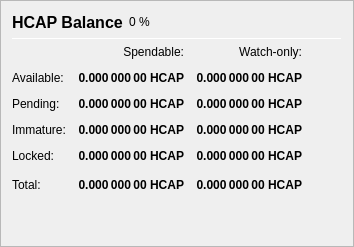
                   <widget class="QFrame" name="frame_Balances">
                    <property name="frameShape">
                     <enum>QFrame::StyledPanel</enum>
                    </property>
                    <property name="frameShadow">
                     <enum>QFrame::Raised</enum>
                    </property>
                    <layout class="QVBoxLayout" name="verticalLayout_4">
                     <item>
                      <layout class="QHBoxLayout" name="horizontalLayout_4">
                       <item>
                        <widget class="QLabel" name="label_5">
                         <property name="minimumSize">
                          <size>
                           <width>0</width>
                           <height>20</height>
                          </size>
                         </property>
                         <property name="font">
                          <font>
                           <pointsize>12</pointsize>
                           <weight>75</weight>
                           <bold>true</bold>
                          </font>
                         </property>
                         <property name="text">
                          <string>HCAP Balance</string>
                         </property>
                        </widget>
                       </item>
                       <item>
                        <widget class="QLabel" name="labelHCAPPercent">
                         <property name="text">
                          <string notr="true">0 %</string>
                         </property>
                        </widget>
                       </item>
                       <item>
                        <spacer name="horizontalSpacer_3">
                         <property name="orientation">
                          <enum>Qt::Horizontal</enum>
                         </property>
                         <property name="sizeHint" stdset="0">
                          <size>
                           <width>40</width>
                           <height>20</height>
                          </size>
                         </property>
                        </spacer>
                       </item>
                      </layout>
                     </item>
                     <item>
                      <widget class="Line" name="line_Balance">
                       <property name="minimumSize">
                        <size>
                         <width>0</width>
                         <height>1</height>
                        </size>
                       </property>
                       <property name="maximumSize">
                        <size>
                         <width>16777215</width>
                         <height>1</height>
                        </size>
                       </property>
                       <property name="orientation">
                        <enum>Qt::Horizontal</enum>
                       </property>
                      </widget>
                     </item>
                     <item>
                      <layout class="QGridLayout" name="gridLayout">
                       <property name="spacing">
                        <number>12</number>
                       </property>
                       <item row="0" column="1">
                        <widget class="QLabel" name="labelSpendable">
                         <property name="text">
                          <string>Spendable:</string>
                         </property>
                         <property name="alignment">
                          <set>Qt::AlignRight|Qt::AlignTrailing|Qt::AlignVCenter</set>
                         </property>
                        </widget>
                       </item>
                       <item row="0" column="2">
                        <widget class="QLabel" name="labelWatchonly">
                         <property name="text">
                          <string>Watch-only:</string>
                         </property>
                         <property name="alignment">
                          <set>Qt::AlignRight|Qt::AlignTrailing|Qt::AlignVCenter</set>
                         </property>
                        </widget>
                       </item>
                       <item row="1" column="0">
                        <widget class="QLabel" name="labelBalanceText">
                         <property name="text">
                          <string>Available:</string>
                         </property>
                        </widget>
                       </item>
                       <item row="1" column="1">
                        <widget class="QLabel" name="labelBalance">
                         <property name="font">
                          <font>
                           <weight>75</weight>
                           <bold>true</bold>
                          </font>
                         </property>
                         <property name="cursor">
                          <cursorShape>IBeamCursor</cursorShape>
                         </property>
                         <property name="toolTip">
                          <string>Your current spendable balance</string>
                         </property>
                         <property name="text">
                          <string notr="true">0.000 000 00 HCAP</string>
                         </property>
                         <property name="alignment">
                          <set>Qt::AlignRight|Qt::AlignTrailing|Qt::AlignVCenter</set>
                         </property>
                         <property name="textInteractionFlags">
                          <set>Qt::LinksAccessibleByMouse|Qt::TextSelectableByKeyboard|Qt::TextSelectableByMouse</set>
                         </property>
                        </widget>
                       </item>
                       <item row="1" column="2">
                        <widget class="QLabel" name="labelWatchAvailable">
                         <property name="font">
                          <font>
                           <weight>75</weight>
                           <bold>true</bold>
                          </font>
                         </property>
                         <property name="cursor">
                          <cursorShape>IBeamCursor</cursorShape>
                         </property>
                         <property name="toolTip">
                          <string>Your current balance in watch-only addresses</string>
                         </property>
                         <property name="text">
                          <string notr="true">0.000 000 00 HCAP</string>
                         </property>
                         <property name="alignment">
                          <set>Qt::AlignRight|Qt::AlignTrailing|Qt::AlignVCenter</set>
                         </property>
                         <property name="textInteractionFlags">
                          <set>Qt::LinksAccessibleByMouse|Qt::TextSelectableByKeyboard|Qt::TextSelectableByMouse</set>
                         </property>
                        </widget>
                       </item>
                       <item row="2" column="0">
                        <widget class="QLabel" name="labelPendingText">
                         <property name="text">
                          <string>Pending:</string>
                         </property>
                        </widget>
                       </item>
                       <item row="2" column="1">
                        <widget class="QLabel" name="labelUnconfirmed">
                         <property name="font">
                          <font>
                           <weight>75</weight>
                           <bold>true</bold>
                          </font>
                         </property>
                         <property name="cursor">
                          <cursorShape>IBeamCursor</cursorShape>
                         </property>
                         <property name="toolTip">
                          <string>Total of transactions that have yet to be confirmed, and do not yet count toward the spendable balance</string>
                         </property>
                         <property name="text">
                          <string notr="true">0.000 000 00 HCAP</string>
                         </property>
                         <property name="alignment">
                          <set>Qt::AlignRight|Qt::AlignTrailing|Qt::AlignVCenter</set>
                         </property>
                         <property name="textInteractionFlags">
                          <set>Qt::LinksAccessibleByMouse|Qt::TextSelectableByKeyboard|Qt::TextSelectableByMouse</set>
                         </property>
                        </widget>
                       </item>
                       <item row="2" column="2">
                        <widget class="QLabel" name="labelWatchPending">
                         <property name="font">
                          <font>
                           <weight>75</weight>
                           <bold>true</bold>
                          </font>
                         </property>
                         <property name="cursor">
                          <cursorShape>IBeamCursor</cursorShape>
                         </property>
                         <property name="toolTip">
                          <string>Unconfirmed transactions to watch-only addresses</string>
                         </property>
                         <property name="text">
                          <string notr="true">0.000 000 00 HCAP</string>
                         </property>
                         <property name="alignment">
                          <set>Qt::AlignRight|Qt::AlignTrailing|Qt::AlignVCenter</set>
                         </property>
                         <property name="textInteractionFlags">
                          <set>Qt::LinksAccessibleByMouse|Qt::TextSelectableByKeyboard|Qt::TextSelectableByMouse</set>
                         </property>
                        </widget>
                       </item>
                       <item row="3" column="0">
                        <widget class="QLabel" name="labelImmatureText">
                         <property name="text">
                          <string>Immature:</string>
                         </property>
                        </widget>
                       </item>
                       <item row="3" column="1">
                        <widget class="QLabel" name="labelImmature">
                         <property name="font">
                          <font>
                           <weight>75</weight>
                           <bold>true</bold>
                          </font>
                         </property>
                         <property name="cursor">
                          <cursorShape>IBeamCursor</cursorShape>
                         </property>
                         <property name="toolTip">
                          <string>Staked or masternode rewards that has not yet matured</string>
                         </property>
                         <property name="text">
                          <string notr="true">0.000 000 00 HCAP</string>
                         </property>
                         <property name="alignment">
                          <set>Qt::AlignRight|Qt::AlignTrailing|Qt::AlignVCenter</set>
                         </property>
                         <property name="textInteractionFlags">
                          <set>Qt::LinksAccessibleByMouse|Qt::TextSelectableByKeyboard|Qt::TextSelectableByMouse</set>
                         </property>
                        </widget>
                       </item>
                       <item row="3" column="2">
                        <widget class="QLabel" name="labelWatchImmature">
                         <property name="font">
                          <font>
                           <weight>75</weight>
                           <bold>true</bold>
                          </font>
                         </property>
                         <property name="cursor">
                          <cursorShape>IBeamCursor</cursorShape>
                         </property>
                         <property name="toolTip">
                          <string>Staked or masternode rewards in watch-only addresses that has not yet matured</string>
                         </property>
                         <property name="text">
                          <string notr="true">0.000 000 00 HCAP</string>
                         </property>
                         <property name="alignment">
                          <set>Qt::AlignRight|Qt::AlignTrailing|Qt::AlignVCenter</set>
                         </property>
                         <property name="textInteractionFlags">
                          <set>Qt::LinksAccessibleByMouse|Qt::TextSelectableByKeyboard|Qt::TextSelectableByMouse</set>
                         </property>
                        </widget>
                       </item>
                       <item row="4" column="0">
                        <widget class="QLabel" name="labelLockedBalanceText">
                         <property name="toolTip">
                          <string>Locked Healcap or Masternode collaterals. These are excluded from xHCAP minting.</string>
                         </property>
                         <property name="text">
                          <string>Locked:</string>
                         </property>
                        </widget>
                       </item>
                       <item row="4" column="1">
                        <widget class="QLabel" name="labelLockedBalance">
                         <property name="font">
                          <font>
                           <weight>75</weight>
                           <bold>true</bold>
                          </font>
                         </property>
                         <property name="cursor">
                          <cursorShape>IBeamCursor</cursorShape>
                         </property>
                         <property name="toolTip">
                          <string>Locked Healcap or Masternode collaterals. These are excluded from xHCAP minting.</string>
                         </property>
                         <property name="text">
                          <string notr="true">0.000 000 00 HCAP</string>
                         </property>
                         <property name="alignment">
                          <set>Qt::AlignRight|Qt::AlignTrailing|Qt::AlignVCenter</set>
                         </property>
                         <property name="textInteractionFlags">
                          <set>Qt::LinksAccessibleByMouse|Qt::TextSelectableByKeyboard|Qt::TextSelectableByMouse</set>
                         </property>
                        </widget>
                       </item>
                       <item row="4" column="2">
                        <widget class="QLabel" name="labelWatchLocked">
                         <property name="font">
                          <font>
                           <weight>75</weight>
                           <bold>true</bold>
                          </font>
                         </property>
                         <property name="cursor">
                          <cursorShape>IBeamCursor</cursorShape>
                         </property>
                         <property name="toolTip">
                          <string>Current locked balance in watch-only addresses</string>
                         </property>
                         <property name="text">
                          <string notr="true">0.000 000 00 HCAP</string>
                         </property>
                         <property name="alignment">
                          <set>Qt::AlignRight|Qt::AlignTrailing|Qt::AlignVCenter</set>
                         </property>
                         <property name="textInteractionFlags">
                          <set>Qt::LinksAccessibleByMouse|Qt::TextSelectableByKeyboard|Qt::TextSelectableByMouse</set>
                         </property>
                        </widget>
                       </item>
                       <item row="5" column="0">
                        <widget class="QLabel" name="labelTotalText">
                         <property name="text">
                          <string>Total:</string>
                         </property>
                         <property name="toolTip">
                          <string>Your current Healcap balance, unconfirmed and immature transactions included</string>
                         </property>
                        </widget>
                       </item>
                       <item row="5" column="1">
                        <widget class="QLabel" name="labelTotal">
                         <property name="font">
                          <font>
                           <weight>75</weight>
                           <bold>true</bold>
                          </font>
                         </property>
                         <property name="cursor">
                          <cursorShape>IBeamCursor</cursorShape>
                         </property>
                         <property name="toolTip">
                          <string>Your current Healcap balance, unconfirmed and immature transactions included</string>
                         </property>
                         <property name="text">
                          <string notr="true">0.000 000 00 HCAP</string>
                         </property>
                         <property name="alignment">
                          <set>Qt::AlignRight|Qt::AlignTrailing|Qt::AlignVCenter</set>
                         </property>
                         <property name="textInteractionFlags">
                          <set>Qt::LinksAccessibleByMouse|Qt::TextSelectableByKeyboard|Qt::TextSelectableByMouse</set>
                         </property>
                        </widget>
                       </item>
                       <item row="5" column="2">
                        <widget class="QLabel" name="labelWatchTotal">
                         <property name="font">
                          <font>
                           <weight>75</weight>
                           <bold>true</bold>
                          </font>
                         </property>
                         <property name="cursor">
                          <cursorShape>IBeamCursor</cursorShape>
                         </property>
                         <property name="toolTip">
                          <string>Current total balance in watch-only addresses</string>
                         </property>
                         <property name="text">
                          <string notr="true">0.000 000 00 HCAP</string>
                         </property>
                         <property name="alignment">
                          <set>Qt::AlignRight|Qt::AlignTrailing|Qt::AlignVCenter</set>
                         </property>
                         <property name="textInteractionFlags">
                          <set>Qt::LinksAccessibleByMouse|Qt::TextSelectableByKeyboard|Qt::TextSelectableByMouse</set>
                         </property>
                        </widget>
                       </item>
                       <item row="5" column="3">
                        <spacer name="horizontalSpacer_9">
                         <property name="orientation">
                          <enum>Qt::Horizontal</enum>
                         </property>
                         <property name="sizeHint" stdset="0">
                          <size>
                           <width>40</width>
                           <height>20</height>
                          </size>
                         </property>
                        </spacer>
                       </item>
                      </layout>
                     </item>
                     <item>
                      <spacer name="verticalSpacer_3">
                       <property name="orientation">
                        <enum>Qt::Vertical</enum>
                       </property>
                       <property name="sizeHint" stdset="0">
                        <size>
                         <width>20</width>
                         <height>40</height>
                        </size>
                       </property>
                      </spacer>
                     </item>
                    </layout>
                   </widget>
